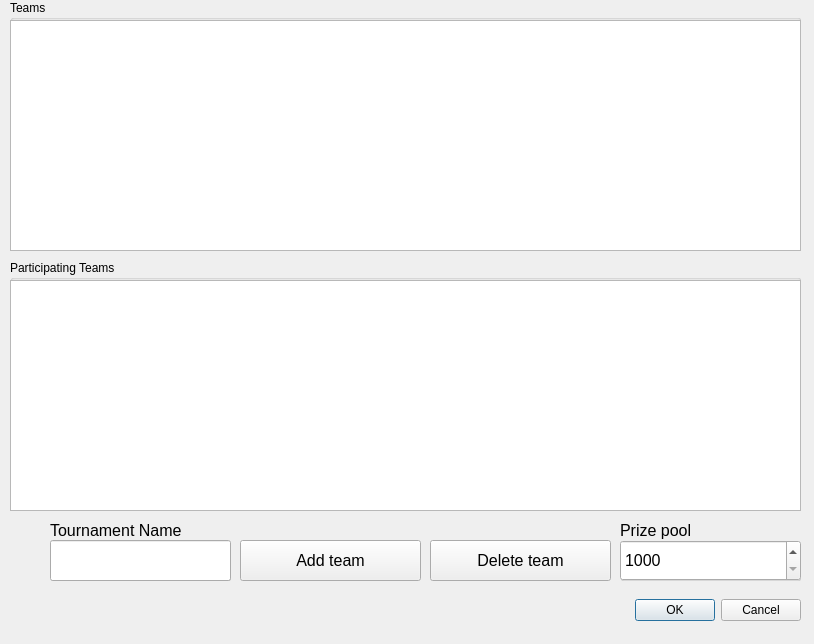
<?xml version="1.0" encoding="UTF-8"?>
<ui version="4.0">
 <class>TournamentCreationDialog</class>
 <widget class="QDialog" name="TournamentCreationDialog">
  <property name="geometry">
   <rect>
    <x>0</x>
    <y>0</y>
    <width>814</width>
    <height>644</height>
   </rect>
  </property>
  <property name="windowTitle">
   <string>Dialog</string>
  </property>
  <widget class="QDialogButtonBox" name="buttonBox">
   <property name="geometry">
    <rect>
     <x>430</x>
     <y>590</y>
     <width>371</width>
     <height>41</height>
    </rect>
   </property>
   <property name="orientation">
    <enum>Qt::Horizontal</enum>
   </property>
   <property name="standardButtons">
    <set>QDialogButtonBox::Cancel|QDialogButtonBox::Ok</set>
   </property>
  </widget>
  <widget class="QGroupBox" name="groupBox">
   <property name="geometry">
    <rect>
     <x>10</x>
     <y>0</y>
     <width>791</width>
     <height>251</height>
    </rect>
   </property>
   <property name="title">
    <string>Teams</string>
   </property>
   <widget class="QTableView" name="teams_tableView">
    <property name="geometry">
     <rect>
      <x>0</x>
      <y>20</y>
      <width>791</width>
      <height>231</height>
     </rect>
    </property>
   </widget>
  </widget>
  <widget class="QGroupBox" name="groupBox_2">
   <property name="geometry">
    <rect>
     <x>50</x>
     <y>520</y>
     <width>181</width>
     <height>61</height>
    </rect>
   </property>
   <property name="font">
    <font>
     <pointsize>12</pointsize>
    </font>
   </property>
   <property name="title">
    <string>Tournament Name</string>
   </property>
   <widget class="QLineEdit" name="lineEdit">
    <property name="geometry">
     <rect>
      <x>0</x>
      <y>20</y>
      <width>181</width>
      <height>41</height>
     </rect>
    </property>
    <property name="font">
     <font>
      <pointsize>12</pointsize>
     </font>
    </property>
   </widget>
  </widget>
  <widget class="QGroupBox" name="groupBox_3">
   <property name="geometry">
    <rect>
     <x>10</x>
     <y>260</y>
     <width>791</width>
     <height>251</height>
    </rect>
   </property>
   <property name="title">
    <string>Participating Teams</string>
   </property>
   <widget class="QTableView" name="my_teams_tableView">
    <property name="geometry">
     <rect>
      <x>0</x>
      <y>20</y>
      <width>791</width>
      <height>231</height>
     </rect>
    </property>
   </widget>
  </widget>
  <widget class="QPushButton" name="pushButton">
   <property name="geometry">
    <rect>
     <x>240</x>
     <y>540</y>
     <width>181</width>
     <height>41</height>
    </rect>
   </property>
   <property name="font">
    <font>
     <pointsize>12</pointsize>
    </font>
   </property>
   <property name="text">
    <string>Add team</string>
   </property>
  </widget>
  <widget class="QGroupBox" name="groupBox_4">
   <property name="geometry">
    <rect>
     <x>620</x>
     <y>520</y>
     <width>181</width>
     <height>61</height>
    </rect>
   </property>
   <property name="font">
    <font>
     <pointsize>12</pointsize>
    </font>
   </property>
   <property name="title">
    <string>Prize pool</string>
   </property>
   <widget class="QSpinBox" name="spinBox">
    <property name="geometry">
     <rect>
      <x>0</x>
      <y>20</y>
      <width>181</width>
      <height>41</height>
     </rect>
    </property>
    <property name="minimum">
     <number>1000</number>
    </property>
    <property name="maximum">
     <number>100000000</number>
    </property>
   </widget>
  </widget>
  <widget class="QPushButton" name="delete_team_btn">
   <property name="geometry">
    <rect>
     <x>430</x>
     <y>540</y>
     <width>181</width>
     <height>41</height>
    </rect>
   </property>
   <property name="font">
    <font>
     <pointsize>12</pointsize>
    </font>
   </property>
   <property name="text">
    <string>Delete team</string>
   </property>
  </widget>
 </widget>
 <resources/>
 <connections>
  <connection>
   <sender>buttonBox</sender>
   <signal>accepted()</signal>
   <receiver>TournamentCreationDialog</receiver>
   <slot>accept()</slot>
   <hints>
    <hint type="sourcelabel">
     <x>248</x>
     <y>254</y>
    </hint>
    <hint type="destinationlabel">
     <x>157</x>
     <y>274</y>
    </hint>
   </hints>
  </connection>
  <connection>
   <sender>buttonBox</sender>
   <signal>rejected()</signal>
   <receiver>TournamentCreationDialog</receiver>
   <slot>reject()</slot>
   <hints>
    <hint type="sourcelabel">
     <x>316</x>
     <y>260</y>
    </hint>
    <hint type="destinationlabel">
     <x>286</x>
     <y>274</y>
    </hint>
   </hints>
  </connection>
 </connections>
</ui>
